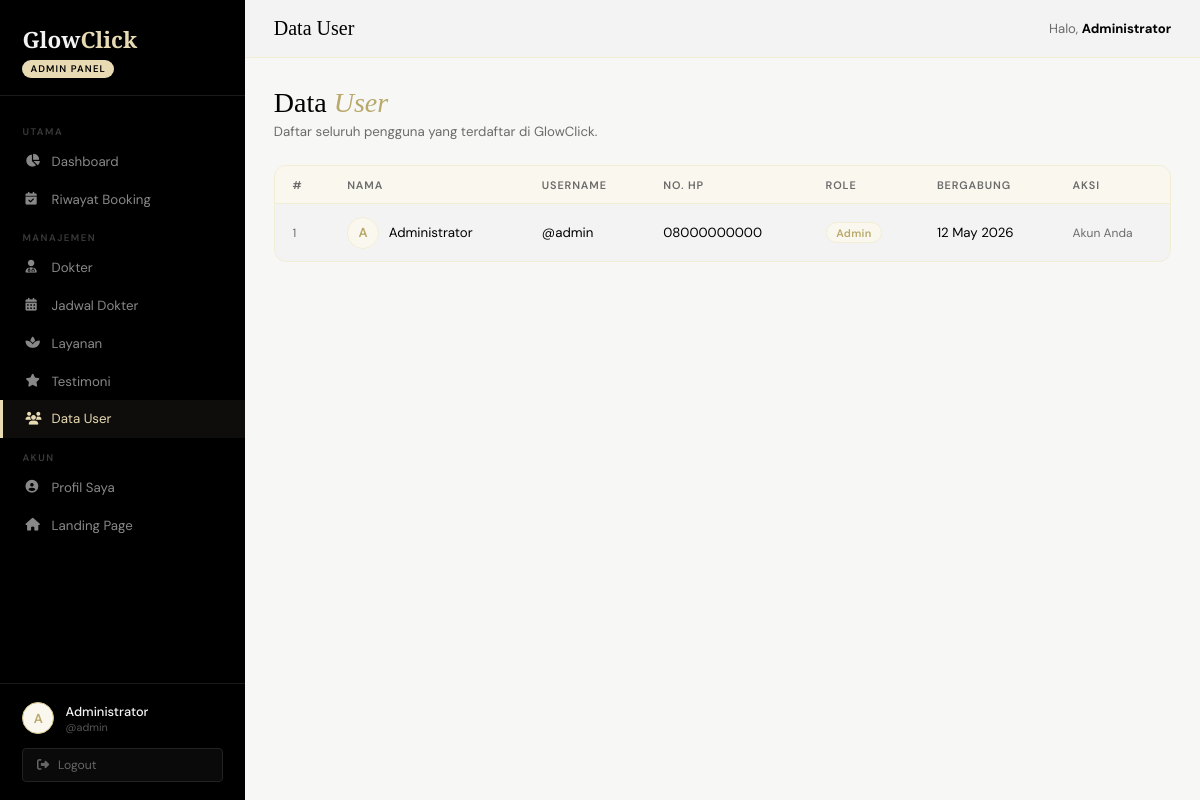
The app's page /app/pages/admin/user.php (signed in) with its own data.
### tables this page shows
CREATE TABLE IF NOT EXISTS users (
    id INT UNSIGNED AUTO_INCREMENT PRIMARY KEY,
    nama_lengkap VARCHAR(150) NOT NULL,
    no_hp VARCHAR(20) NOT NULL,
    username VARCHAR(50) NOT NULL UNIQUE,
    password VARCHAR(255) NOT NULL,
    role ENUM('user','admin') NOT NULL DEFAULT 'user',
    created_at DATETIME NOT NULL DEFAULT CURRENT_TIMESTAMP
);

### app/pages/admin/user.php (the view, shortened to what this page needs)
<?php
$conn = getDB();
$list = $conn ? $conn->query("SELECT id,nama_lengkap,username,no_hp,role,created_at FROM users ORDER BY created_at DESC") : null;
include '_header.php';
?>
<div class="page-header">
  <div class="page-header-text"><h1>Data <em>User</em></h1><p>Daftar seluruh pengguna yang terdaftar di GlowClick.</p></div>
</div>
<div class="card">
  <div class="table-wrap"><table>
    <thead><tr><th>#</th><th>Nama</th><th>Username</th><th>No. HP</th><th>Role</th><th>Bergabung</th><th>Aksi</th></tr></thead>
    <tbody>
    <?php if ($list && $list->num_rows > 0): $no=1; while ($u = $list->fetch_assoc()): ?>
    <tr>
      <td style="color:var(--gray-soft);font-size:.75rem;"><?= $no++ ?></td>
      <td>
        <div style="display:flex;align-items:center;gap:.6rem;">
          <div class="sidebar-avatar" style="background:var(--gold-pale);color:var(--gold-deep);border:1px solid var(--gold-light);"><?= strtoupper(substr($u['nama_lengkap'],0,1)) ?></div>
          <?= htmlspecialchars($u['nama_lengkap']) ?>
        </div>
      </td>
      <td>@<?= htmlspecialchars($u['username']) ?></td>
      <td><?= htmlspecialchars($u['no_hp']) ?></td>
      <td><span class="badge badge-<?= $u['role'] ?>"><?= ucfirst($u['role']) ?></span></td>
      <td><?= date('d M Y', strtotime($u['created_at'])) ?></td>
      <td>
        <?php if ($u['id'] != $_SESSION['user_id']): ?>
        <button class="btn btn-danger btn-sm" onclick="openHapus(<?= $u['id'] ?>,'<?= addslashes($u['nama_lengkap']) ?>')"><i class="fa-solid fa-trash"></i></button>
        <?php else: ?><span style="font-size:.75rem;color:var(--gray-soft);">Akun Anda</span><?php endif; ?>
      </td>
    </tr>
    <?php endwhile; else: ?>
    <tr><td colspan="7"><div class="empty-state"><i class="fa-solid fa-users"></i><p>Belum ada user.</p></div></td></tr>
    <?php endif; ?>
    </tbody>
  </table></div>
</div>
<?php if($conn)$conn->close(); include '_footer.php'; ?>

### assets/style/dashboard.css (style rules this page uses)
:root { --gold: #E8DBB3; --gold-light: #F2EDD5; --gold-pale: #FAF7EE; --gold-mid: #D4C48A; --gold-deep: #B8A86A; --white: #F3F3F3; --black: #000000; --gray-soft: #6B6B6B; --gray-light: #ECECEC; --danger: #c0392b; --danger-bg: #fdedec; --success: #1e8449; --success-bg: #eafaf1; --sidebar-w: 245px; --font-display: 'Cormorant Garamond', serif; --font-body: 'DM Sans', sans-serif; --transition: 0.3s cubic-bezier(0.4,0,0.2,1); --radius: 4px; --radius-lg: 12px; }
*,*::before,*::after { box-sizing:border-box;margin:0;padding:0; }
html { scroll-behavior:smooth; }
body { font-family:var(--font-body);background:#f7f7f5;color:var(--black);display:flex;min-height:100vh; }
.sidebar-avatar { width:32px;height:32px;border-radius:50%;background:var(--gold-pale);display:flex;align-items:center;justify-content:center;font-size:.82rem;color:var(--gold-deep);font-weight:600;flex-shrink:0;border:1px solid var(--gold-mid); }
.page-header { margin-bottom:1.6rem;display:flex;align-items:flex-start;justify-content:space-between;flex-wrap:wrap;gap:1rem; }
.page-header-text h1 { font-family:var(--font-display);font-size:1.75rem;font-weight:300; }
.page-header-text h1 em { font-style:italic;color:var(--gold-deep); }
.page-header-text p { font-size:.83rem;color:var(--gray-soft);margin-top:.25rem; }
.card { background:var(--white);border:1px solid var(--gold-light);border-radius:var(--radius-lg);overflow:hidden;margin-bottom:1.6rem; }
.table-wrap { overflow-x:auto; }
table { width:100%;border-collapse:collapse;font-size:.83rem; }
thead th { background:var(--gold-pale);padding:.7rem 1.1rem;text-align:left;font-size:.68rem;font-weight:600;text-transform:uppercase;letter-spacing:.08em;color:var(--gray-soft);border-bottom:1px solid var(--gold-light);white-space:nowrap; }
tbody td { padding:.8rem 1.1rem;border-bottom:1px solid var(--gray-light);vertical-align:middle; }
tbody tr:last-child td { border-bottom:none; }
.badge { display:inline-flex;align-items:center;gap:.25rem;padding:.18rem .6rem;border-radius:100px;font-size:.68rem;font-weight:600;letter-spacing:.03em;white-space:nowrap; }
.badge-admin { background:var(--gold-pale);color:var(--gold-deep);border:1px solid var(--gold-light); }

### records on screen
users: nama_lengkap "A", nama_lengkap "Administrator", username "admin", no_hp "08000000000", role "Admin", created_at "12 May 2026", shows "Akun Anda"

### other values on screen
substr($_SESSION['nama_lengkap']??'A',0,1) "A"
$_SESSION['nama_lengkap'] "Administrator"
$_SESSION['username'] "admin"
$page_title "Data User"
